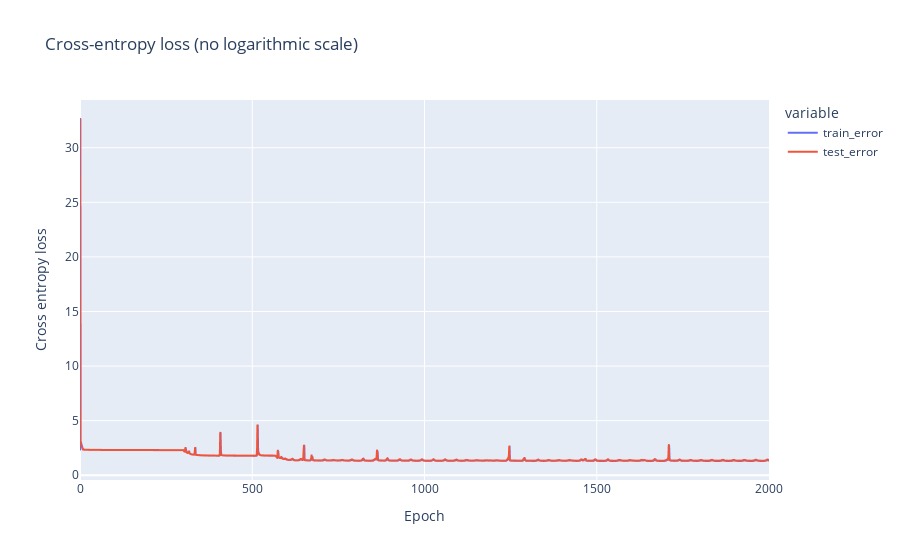
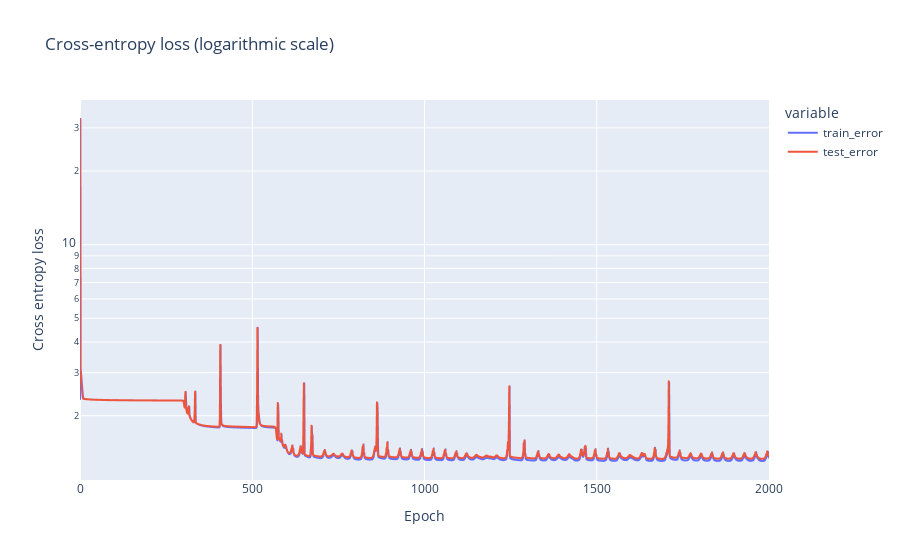

Notebook code cell kept with these figures, in order:
### Code cell
fig = plot_errors(df_results=df_results, hidden_sizes=hidden_sizes, lr=lr)
fig.show()

# Write image with logarithmic scale
fig = plot_errors(
  df_results=df_results, hidden_sizes=hidden_sizes, log_y=True, lr=lr
)
fig.show()

### Figure 1 — Plotly figure (JSON) as saved in the notebook; plotly's stock layout.template omitted (floating-point values rounded to 4 significant figures; data arrays with more than 128 entries replaced by an {"elided": "..."} marker saying what was removed)
{"data": [{"hovertemplate": "variable=train_error<br>index=%{x}<br>value=%{y}<extra></extra>", "legendgroup": "train_error", "line": {"color": "#636efa", "dash": "solid"}, "marker": {"symbol": "circle"}, "mode": "lines", "name": "train_error", "showlegend": true, "type": "scattergl", "x": {"elided": "2001 int values"}, "xaxis": "x", "y": {"elided": "2001 float values"}, "yaxis": "y"}, {"hovertemplate": "variable=test_error<br>index=%{x}<br>value=%{y}<extra></extra>", "legendgroup": "test_error", "line": {"color": "#EF553B", "dash": "solid"}, "marker": {"symbol": "circle"}, "mode": "lines", "name": "test_error", "showlegend": true, "type": "scattergl", "x": {"elided": "2001 int values"}, "xaxis": "x", "y": {"elided": "2001 float values"}, "yaxis": "y"}], "layout": {"legend": {"title": {"text": "variable"}, "tracegroupgap": 0}, "title": {"text": "Cross-entropy loss (no logarithmic scale)"}, "xaxis": {"anchor": "y", "domain": [0, 1], "title": {"text": "Epoch"}}, "yaxis": {"anchor": "x", "domain": [0, 1], "title": {"text": "Cross entropy loss"}}}}

### Figure 2 — Plotly figure (JSON) as saved in the notebook; plotly's stock layout.template omitted (floating-point values rounded to 4 significant figures; data arrays with more than 128 entries replaced by an {"elided": "..."} marker saying what was removed)
{"data": [{"hovertemplate": "variable=train_error<br>index=%{x}<br>value=%{y}<extra></extra>", "legendgroup": "train_error", "line": {"color": "#636efa", "dash": "solid"}, "marker": {"symbol": "circle"}, "mode": "lines", "name": "train_error", "showlegend": true, "type": "scattergl", "x": {"elided": "2001 int values"}, "xaxis": "x", "y": {"elided": "2001 float values"}, "yaxis": "y"}, {"hovertemplate": "variable=test_error<br>index=%{x}<br>value=%{y}<extra></extra>", "legendgroup": "test_error", "line": {"color": "#EF553B", "dash": "solid"}, "marker": {"symbol": "circle"}, "mode": "lines", "name": "test_error", "showlegend": true, "type": "scattergl", "x": {"elided": "2001 int values"}, "xaxis": "x", "y": {"elided": "2001 float values"}, "yaxis": "y"}], "layout": {"legend": {"title": {"text": "variable"}, "tracegroupgap": 0}, "title": {"text": "Cross-entropy loss (logarithmic scale)"}, "xaxis": {"anchor": "y", "domain": [0, 1], "title": {"text": "Epoch"}}, "yaxis": {"anchor": "x", "domain": [0, 1], "title": {"text": "Cross entropy loss"}, "type": "log"}}}
